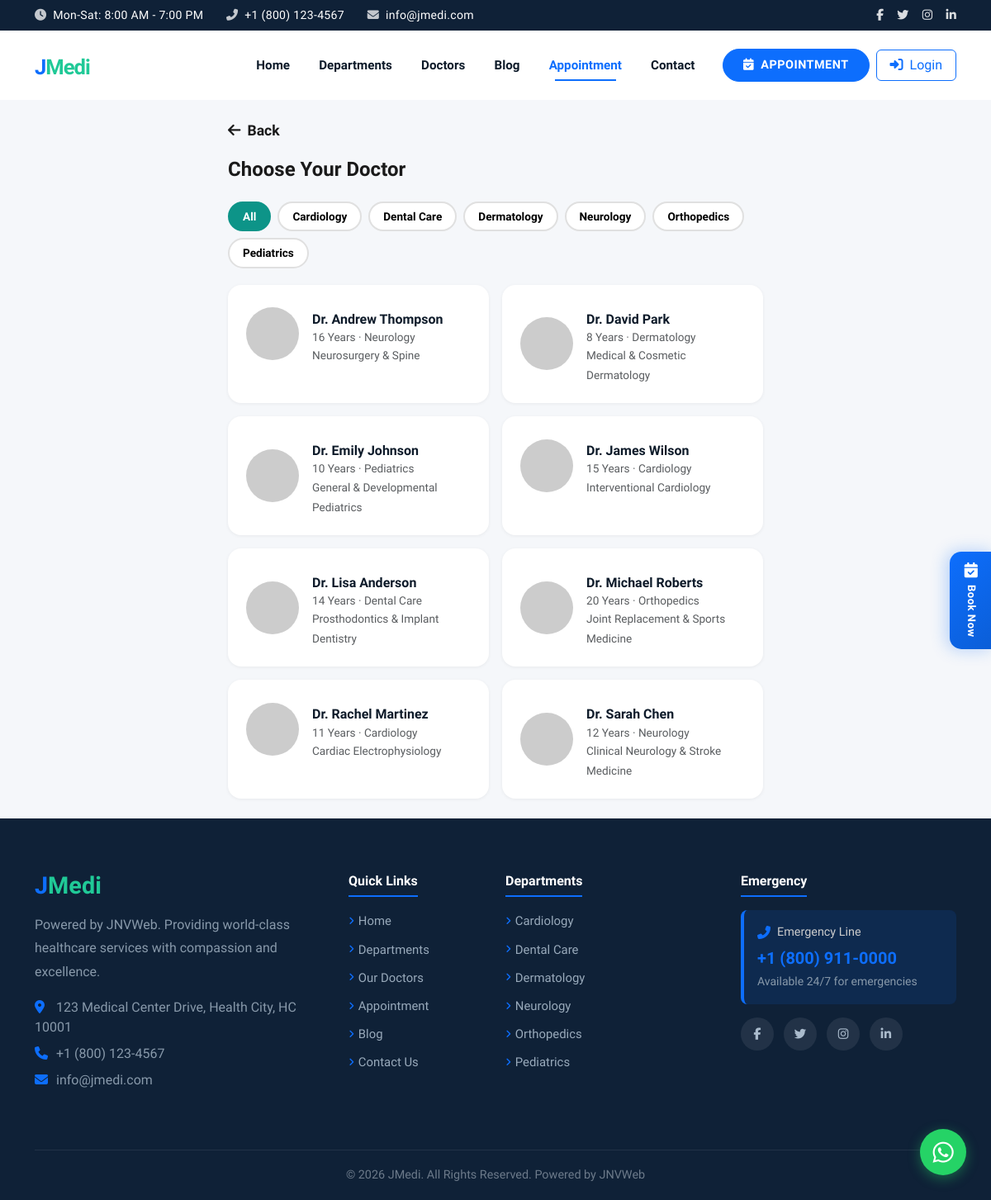
/appointment.php, run on the app's committed database.
### tables this page shows
CREATE TABLE IF NOT EXISTS `menus` (
    `id`         INT AUTO_INCREMENT PRIMARY KEY,
    `menu_name`  VARCHAR(100) NOT NULL,
    `menu_link`  VARCHAR(255) NOT NULL,
    `menu_icon`  VARCHAR(50)  DEFAULT 'fa-link',
    `menu_order` INT          DEFAULT 0,
    `status`     SMALLINT     DEFAULT 1,
    `created_at` TIMESTAMP    DEFAULT CURRENT_TIMESTAMP
);

CREATE TABLE IF NOT EXISTS `departments` (
    `department_id` INT AUTO_INCREMENT PRIMARY KEY,
    `name`          VARCHAR(100) NOT NULL,
    `slug`          VARCHAR(100) UNIQUE NOT NULL,
    `description`   TEXT,
    `icon`          VARCHAR(50)  DEFAULT 'fa-heartbeat',
    `services`      TEXT,
    `image`         VARCHAR(255),
    `status`        SMALLINT     DEFAULT 1,
    `sort_order`    INT          DEFAULT 0,
    `created_at`    TIMESTAMP    DEFAULT CURRENT_TIMESTAMP
);

CREATE TABLE IF NOT EXISTS `doctors` (
    `doctor_id`           INT AUTO_INCREMENT PRIMARY KEY,
    `name`                VARCHAR(100) NOT NULL,
    `slug`                VARCHAR(150) UNIQUE,
    `photo`               VARCHAR(255),
    `department_id`       INT          DEFAULT NULL,
    `qualification`       VARCHAR(255),
    `experience`          VARCHAR(100),
    `specialization`      VARCHAR(255),
    `languages`           VARCHAR(255) DEFAULT 'English',
    `bio`                 TEXT,
    `certifications`      TEXT,
    `services`            TEXT,
    `email`               VARCHAR(100),
    `phone`               VARCHAR(30),
    `available_days`      VARCHAR(255),
    `available_time`      VARCHAR(100),
    `consultation_fee`    DECIMAL(10,2) DEFAULT 500.00,
    `consultation_types`  VARCHAR(20)  DEFAULT 'both',
    `video_consultation`  TINYINT(1)   DEFAULT 0,
    `clinic_name`         VARCHAR(200),
    `clinic_address`      TEXT,
    `clinic_location`     TEXT,
    `rating`              DECIMAL(3,1) DEFAULT 5.0,
    `reviews_count`       INT          DEFAULT 0,
    `patients_treated`    INT          DEFAULT 0,
    `success_rate`        INT          DEFAULT 98,
    `profile_template`    TINYINT      DEFAULT 1,
    `status`              SMALLINT     DEFAULT 1,
    `sort_order`          INT          DEFAULT 0,
    `created_at`          TIMESTAMP    DEFAULT CURRENT_TIMESTAMP,
    CONSTRAINT `fk_doctors_dept` FOREIGN KEY (`department_id`) REFERENCES `departments`(`department_id`) ON DELETE SET NULL
);

### public/appointment.php (the view, shortened to what the rows shown need)
<?php
require_once __DIR__ . '/../includes/header.php';
$departments = getDepartments($pdo);
$doctors = getDoctors($pdo);
$success = $error = '';
$preselectedDoc = null;
?>
<div class="schedule-page">
<div class="schedule-container">
<?php if ($success): ?>
    <div class="step-indicator">
        <div class="step-dot done"></div>
        <div class="step-dot done"></div>
        <div class="step-dot done"></div>
        <div class="step-dot active"></div>
    </div>
    <div class="summary-card text-center py-5">
        <div style="font-size:3rem;color:#0d9488;margin-bottom:16px;"><i class="fas fa-check-circle"></i></div>
        <h4 style="font-weight:800;">Appointment Booked!</h4>
        <p class="text-muted mb-4"><?= e($success) ?></p>
        <a href="/" class="btn px-4 py-2" style="background:#0d9488;color:#fff;border-radius:10px;font-weight:600;">Back to Home</a>
    </div>
<?php else: ?>
<div id="stepDoctor" <?= $preselectedDoc ? 'style="display:none"' : '' ?>>
    <h2 class="schedule-title">Choose Your Doctor</h2>
    <div class="dept-filter">
        <button class="active" onclick="filterDoctors(0, this)">All</button>
        <?php foreach ($departments as $dept): ?>
        <button onclick="filterDoctors(<?= $dept['department_id'] ?>, this)"><?= e($dept['name']) ?></button>
        <?php endforeach; ?>
    </div>
    <div class="doctor-select-grid" id="doctorGrid">
        <?php foreach ($doctors as $doc): ?>
        <div class="doctor-select-card" data-dept="<?= $doc['department_id'] ?>" onclick="selectDoctor(<?= $doc['doctor_id'] ?>)">
            <div class="d-flex align-items-center gap-3">
                <img src="<?= e($doc['photo'] ?: 'https://ui-avatars.com/api/?name=' . urlencode($doc['name']) . '&background=e8f4fd&color=0d9488&size=64') ?>" class="doc-avatar" alt="">
                <div>
                    <h6><?= e($doc['name']) ?></h6>
                    <p class="text-muted mb-0"><?= e($doc['experience'] ?? '') ?> &middot; <?= e($doc['department_name'] ?? '') ?></p>
                    <small class="text-muted"><?= e($doc['specialization'] ?? '') ?></small>
                </div>
            </div>
        </div>
        <?php endforeach; ?>
    </div>
</div>
<?php endif; ?>
</div>
</div>
<?php require_once __DIR__ . '/../includes/footer.php'; ?>

### includes/header.php (shortened to what the rows shown need)
<?php
require_once __DIR__ . '/db.php';
require_once __DIR__ . '/functions.php';
$currentPage = basename($_SERVER['PHP_SELF'], '.php');
$navMenus = [];
try {
    $navMenus = $pdo->query("SELECT * FROM menus WHERE status=1 ORDER BY menu_order ASC")->fetchAll();
} catch (Exception $e) {
    $navMenus = [];
}
?>
<!DOCTYPE html>
<html lang="en">
<head>
    <link href="https://cdn.jsdelivr.net/npm/bootstrap@5.3.2/dist/css/bootstrap.min.css" rel="stylesheet">
    <link href="https://cdnjs.cloudflare.com/ajax/libs/font-awesome/6.5.0/css/all.min.css" rel="stylesheet">
    <link href="https://cdn.jsdelivr.net/npm/swiper@11/swiper-bundle.min.css" rel="stylesheet">
    <link href="/assets/css/style.css" rel="stylesheet">
    <link href="/assets/css/hero-slider.css" rel="stylesheet">
</head>
<body>
<nav class="navbar navbar-expand-lg navbar-light bg-white sticky-top">
    <div class="container">
        <div class="collapse navbar-collapse d-none d-lg-flex" id="mainNav">
            <ul class="navbar-nav ms-auto mb-2 mb-lg-0 align-items-lg-center">
                <?php if (!empty($navMenus)): ?>
                    <?php foreach ($navMenus as $menuItem):
                        $menuSlug = basename($menuItem['menu_link'], '.php');
                        $isActive = ($menuItem['menu_link'] === '/' && $currentPage === 'index') || $menuSlug === $currentPage;
                    ?>
                    <li class="nav-item">
                        <a class="nav-link <?= $isActive ? 'active' : '' ?>" href="<?= e($menuItem['menu_link']) ?>"><?= e($menuItem['menu_name']) ?></a>
                    </li>
                    <?php endforeach; ?>
                <?php endif; ?>
            </ul>
        </div>
    </div>
</nav>

### includes/footer.php (shortened to what the rows shown need)
<footer class="footer text-light">
    <div class="container">
        <div class="row g-4 pb-4">
            <div class="col-6 col-lg-3">
                <ul class="list-unstyled footer-links">
                    <?php
                    $footerDepts = getDepartments($pdo);
                    foreach (array_slice($footerDepts, 0, 6) as $dept): ?>
                    <li><a href="/public/departments.php?slug=<?= e($dept['slug']) ?>"><?= e($dept['name']) ?></a></li>
                    <?php endforeach; ?>
                </ul>
            </div>
        </div>
    </div>
</footer>
</body>
</html>

### data on the page
menus: menu_name "Home"
menus: menu_name "Departments"
menus: menu_name "Doctors"
menus: menu_name "Blog"
menus: menu_name "Appointment"
menus: menu_name "Contact"
departments: name "Cardiology"
departments: name "Dental Care"
departments: name "Dermatology"
departments: name "Neurology"
departments: name "Orthopedics"
departments: name "Pediatrics"
doctors: name "Dr. Andrew Thompson", experience "16 Years", department.name "Neurology", specialization "Neurosurgery & Spine"
doctors: name "Dr. David Park", experience "8 Years", department.name "Dermatology", specialization "Medical & Cosmetic Dermatology"
doctors: name "Dr. Emily Johnson", experience "10 Years", department.name "Pediatrics", specialization "General & Developmental Pediatrics"
doctors: name "Dr. James Wilson", experience "15 Years", department.name "Cardiology", specialization "Interventional Cardiology"
doctors: name "Dr. Lisa Anderson", experience "14 Years", department.name "Dental Care", specialization "Prosthodontics & Implant Dentistry"
doctors: name "Dr. Michael Roberts", experience "20 Years", department.name "Orthopedics", specialization "Joint Replacement & Sports Medicine"
doctors: name "Dr. Rachel Martinez", experience "11 Years", department.name "Cardiology", specialization "Cardiac Electrophysiology"
doctors: name "Dr. Sarah Chen", experience "12 Years", department.name "Neurology", specialization "Clinical Neurology & Stroke Medicine"

### other printed values
$settings['phone'] "+1 (800) 123-4567"
$settings['email'] "info@jmedi.com"
$settings['tagline'] "Powered by JNVWeb"
$settings['address'] "123 Medical Center Drive, Health City, HC 10001"
$settings['emergency_phone'] "+1 (800) 911-0000"
$settings['footer_text'] "© 2026 JMedi. All Rights Reserved. Powered by JNVWeb"
